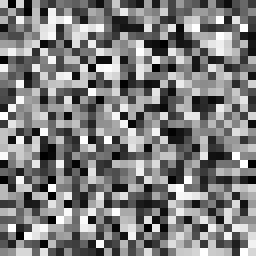
%> input picture randomImage32.bmp, 32 x 32 px (shown 8 times larger)
$ octave verifycode5by5.m   (GNU Octave 9; MATLAB toolbox functions it lacks are replaced by stand-ins)
%> lines starting %> are read from the running program, lines starting %| are printed output that depends on the picture

format('short');


%defined the input
input_1=imread('H:\picture\face\randomImage32.bmp');
%> input_1 is the input picture: size 32x32x3 uint8; min 0, max 255, mean 125.4
input=double(input_1(:,:,1));
%%%%%%%%%%%%%%%%%%%

%d creat result matrix
result = rand(64,64);
w=64 ;  % result width
%%%%%%%%%%%%%%%%%%%


%computation
for i=1:1:w
        if i==1
                for j=1:1:w
                    if j==1
                            result(i,j)=pe1(0,0,0,0,input(1,1),input(1,2),0,input(2,1),input(2,2));
                    elseif j==(w-1)
                            result(i,j)=pe1(0,0,0,input(1,(j+1)/2-1),input(1,(j+1)/2),0,input(2,(j+1)/2-1),input(2,(j+1)/2),0);
                    elseif j==w
                            result(i,j)=pe2(0,0,input(1,j/2),0,input(2,j/2),0);
                    elseif j>1 && mod(j,2)==0
                            result(i,j)=pe2(0,0,input(1,j/2),input(1,j/2+1),input(2,j/2),input(2,j/2+1));
                    elseif j>1 && mod(j,2)==1
                            result(i,j)=pe1(0,0,0,input(1,(j+1)/2-1),input(1,(j+1)/2),input(1,(j+1)/2+1),input(2,(j+1)/2-1),input(2,(j+1)/2),input(2,(j+1)/2+1));
                    end
                end
        elseif i==w-1
                for j=1:1:w
                        if j==1
                            result(i,j)=pe1(0,input((i+1)/2-1,1),input((i+1)/2-1,2),0,input((i+1)/2,1),input((i+1)/2,2),0,0,0);
                        elseif j==w-1
                            result(i,j)=pe1(input((i+1)/2-1,(j+1)/2-1),input((i+1)/2-1,(j+1)/2),0,input((i+1)/2,(j+1)/2-1),input((i+1)/2,(j+1)/2),0,0,0,0);
                        elseif j==w
                            result(i,j)=pe2(input((i+1)/2-1,j/2),0,input((i+1)/2,j/2),0,0,0);
                        elseif j>1 && mod(j,2)==0
                            result(i,j)=pe2(input((i+1)/2-1,j/2),input((i+1)/2-1,j/2+1),input((i+1)/2,j/2),input((i+1)/2,j/2+1),0,0);
                        elseif j>1 && mod(j,2)==1
                            result(i,j)=pe1(input((i+1)/2-1,(j+1)/2-1),input((i+1)/2-1,(j+1)/2),input((i+1)/2-1,(j+1)/2+1),input((i+1)/2,(j+1)/2-1),input((i+1)/2,(j+1)/2),input((i+1)/2,(j+1)/2+1),0,0,0);
                        end
                end
        elseif i==w
                for j=1:1:w
                    if j==1
                            result(i,j)=pe3(0,input(i/2,1),input(i/2,2),0,0,0);
                    elseif j==w-1
                            result(i,j)=pe3(input(i/2,(j+1)/2-1),input(i/2,(j+1)/2),0,0,0,0);
                    elseif j==w
                            result(i,j)=pe4(input(i/2,j/2),0,0,0);
                    elseif j>1 && mod(j,2)==0
                            result(i,j)=pe4(input(i/2,j/2),input(i/2,j/2+1),0,0);
                    elseif j>1 && mod(j,2)==1
                            result(i,j)=pe3(input(i/2,(j+1)/2-1),input(i/2,(j+1)/2),input(i/2,(j+1)/2+1),0,0,0);
                    end
                end
        elseif i>1 && mod(i,2)==0
                for j=1:1:w
                    if j==1
                            result(i,j)=pe3(0,input(i/2,1),input(i/2,2),0,input(i/2+1,1),input(i/2+1,2));
                    elseif j==w-1
                            result(i,j)=pe3(input(i/2,(j+1)/2-1),input(i/2,(j+1)/2),0,input(i/2+1,(j+1)/2-1),input(i/2+1,(j+1)/2),0);
                    elseif j==w
                            result(i,j)=pe4(input(i/2,j/2),0,input(i/2+1,j/2),0);
                    elseif j>1 && mod(j,2)==0
                            result(i,j)=pe4(input(i/2,j/2),input(i/2,j/2+1),input(i/2+1,j/2),input(i/2+1,j/2+1));
                    elseif j>1 && mod(j,2)==1
                            result(i,j)=pe3(input(i/2,(j+1)/2-1),input(i/2,(j+1)/2),input(i/2,(j+1)/2+1),input(i/2+1,(j+1)/2-1),input(i/2+1,(j+1)/2),input(i/2+1,(j+1)/2+1));
                    end
                end
         elseif i>1 && mod(i,2)==1
                for j=1:1:w
                        if j==1
                            result(i,j)=pe1(0,input((i+1)/2-1,1),input((i+1)/2-1,2),0,input((i+1)/2,1),input((i+1)/2,2),0,input((i+1)/2+1,1),input((i+1)/2+1,2));
                        elseif j==w-1
                            result(i,j)=pe1(input((i+1)/2-1,(j+1)/2-1),input((i+1)/2-1,(j+1)/2),0,input((i+1)/2,(j+1)/2-1),input((i+1)/2,(j+1)/2),0,input((i+1)/2+1,(j+1)/2-1),input((i+1)/2+1,(j+1)/2),0);
                        elseif j==w
                            result(i,j)=pe2(input((i+1)/2-1,j/2),0,input((i+1)/2,j/2),0,input((i+1)/2+1,j/2),0);
                        elseif j>1 && mod(j,2)==0
                            result(i,j)=pe2(input((i+1)/2-1,j/2),input((i+1)/2-1,j/2+1),input((i+1)/2,j/2),input((i+1)/2,j/2+1),input((i+1)/2+1,j/2),input((i+1)/2+1,j/2+1));
                        elseif j>1 && mod(j,2)==1
                            result(i,j)=pe1(input((i+1)/2-1,(j+1)/2-1),input((i+1)/2-1,(j+1)/2),input((i+1)/2-1,(j+1)/2+1),input((i+1)/2,(j+1)/2-1),input((i+1)/2,(j+1)/2),input((i+1)/2,(j+1)/2+1),input((i+1)/2+1,(j+1)/2-1),input((i+1)/2+1,(j+1)/2),input((i+1)/2+1,(j+1)/2+1));
                        end
                end
        end
end
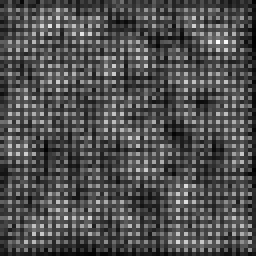
%> result: size 64x64 double (shown 4 times larger); min 28423, max 2340714, mean 744167.5; drawn with min black and max white
%%%%%%%%%%%%%%%%%%%

%%%%%%%%%%%%%%%%%%%  extend image
ectend_im=rand(68,68);
i_src=1;
j_src=1;
for j=1:68
   for i=1:68
       ectend_im(i,j)=0;
   end
end
for j=3:2:65

   for i=3:2:65
       ectend_im(i,j)=input(i_src,j_src);
       i_src=i_src+1;

   end
   j_src=j_src+1;
   i_src=1;
end
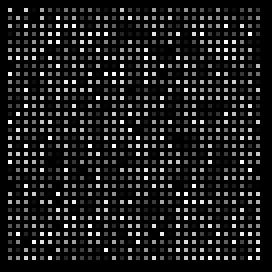
%> ectend_im: size 68x68 double (shown 4 times larger); min 0, max 255, mean 27.8
%> after the loop, j_src = 33

%%%%%%%%%%%%%%%%%%%%
k5_1=[0.3337559,0.9601080,0.58529107,0.1752709,0.5335508;
    0.4908880,0.6123945,0.2637595,0.7209398,0.6351042;
    0.2253839,0.3535834,0.5837172,0.1185988,0.9574030;
    0.7640113,0.2084628,0.03690647,0.4767907,0.2430356;
    0.4047918,0.07671536,0.8965142,0.7426966,0.6288385];

k5_2=[0.32472357,0.49766937,0.7179508,0.36809376,0.37602708;
    0.6708246,0.5465848,0.73040485,0.74279296,0.69488674;
    0.43003333,0.49754766,0.7543376,0.3721336,0.50353473;
    0.62220645,0.20782448,0.7216198,0.31841174,0.33199382;
    0.5266644,0.6538245,0.6767199,0.1349497,0.43830177];


k5_3=[0.18728149,0.32240462,0.52116907,0.6616572,0.37523922;
    0.52034175,0.65139055,0.30861047,0.6860085,0.17061643;
    0.44493514,0.6103205,0.24159689,0.3325804,0.24146505;
    0.1982769,0.50561666,0.41104487,0.39173868,0.7685566;
    0.7049747,0.78133786,0.4827651,0.66265166,0.4202156];


k5_4=[-0.5082502,0.43726194,-0.60172296,0.2166621,-0.34238118;
    -0.16574912,0.30523908,0.10099383,0.5604663,0.10574419;
    -0.2743001,0.27375165,-0.7012087,0.17278147,-0.14555337;
    -0.05479549,0.36990842,0.15466414,0.34556758,-0.01668373;
    -0.55698955,0.46784526,-0.7068811,0.13075468,-0.47714347];

pic_dst_0=conv2(ectend_im,k5_1,'valid');
%%%%%%%%%%%%%%%%%%%%

F_result=(result)/2048;
compare=pic_dst_0-F_result;
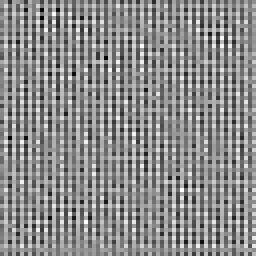
%> compare: size 64x64 double (shown 4 times larger); min -0.183, max 0.135, mean -0.00872; drawn with min black and max white
b1=reshape(compare,1,4096);
%> b1 = 4096 values, max 0.135 at index 2928, min -0.183 at index 1679, mean -0.00872
MSE_1 = sum(sum((b1).^2))/(4096);
%> MSE_1 = 0.00395
RMSe1 = sqrt(MSE_1);
%> RMSe1 = 0.0628
PSNR_1 = psnr(pic_dst_0,F_result,511);
%> PSNR_1 = 78.21
%%%%%%%%%%%%%%%%%%%%


%%%% four PE %%%%
function result1 = pe1(din1,din2,din3,din4,din5,din6,din7,din8,din9)
% 12-bit kernel value
k5=[1288,1521,1836,157,829;
    498,976,76,427,1565;
    1961,243,1195,724,462;
    1301,1476,540,1254,1005;
    1093,359,1199,1966,684];

    result1 = k5(1,1)*din1+k5(1,3)*din2+k5(1,5)*din3+k5(3,1)*din4+k5(3,3)*din5+k5(3,5)*din6+k5(5,1)*din7+k5(5,3)*din8+k5(5,5)*din9;
end

function result2 = pe2(din1,din2,din3,din4,din5,din6)
% 12-bit kernel value
k5=[1288,1521,1836,157,829;
    498,976,76,427,1565;
    1961,243,1195,724,462;
    1301,1476,540,1254,1005;
    1093,359,1199,1966,684];

    result2 = k5(1,2)*din1+k5(1,4)*din2+k5(3,2)*din3+k5(3,4)*din4+k5(5,2)*din5+k5(5,4)*din6;
end

function result3 = pe3(din1,din2,din3,din4,din5,din6)
% 12-bit kernel value
k5=[1288,1521,1836,157,829;
    498,976,76,427,1565;
    1961,243,1195,724,462;
    1301,1476,540,1254,1005;
    1093,359,1199,1966,684];

    result3 = k5(2,1)*din1+k5(2,3)*din2+k5(2,5)*din3+k5(4,1)*din4+k5(4,3)*din5+k5(4,5)*din6;
end

function result4 = pe4(din1,din2,din3,din4)
% 12-bit kernel value
k5=[1288,1521,1836,157,829;
    498,976,76,427,1565;
    1961,243,1195,724,462;
    1301,1476,540,1254,1005;
    1093,359,1199,1966,684];

    result4 = k5(2,2)*din1+k5(2,4)*din2+k5(4,2)*din3+k5(4,4)*din4;
end

$ run again, with randomImage128.bmp copied over randomImage32.bmp
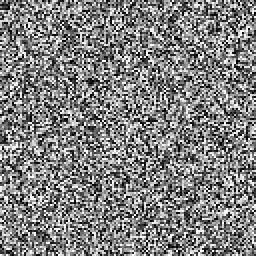
%> input picture randomImage128.bmp, 128 x 128 px (shown 2 times larger)
%> input_1 is the input picture: size 128x128x3 uint8; min 0, max 255, mean 128.2
%> after the loop `for j=3:2:65`:
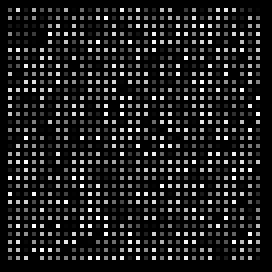
%> ectend_im: size 68x68 double (shown 4 times larger); min 0, max 255, mean 29.1
%> after the loop `for j=3:2:65`: j_src = 33
%> `compare=pic_dst_0-F_result;`:
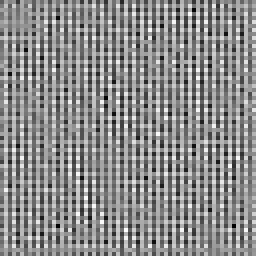
%> compare: size 64x64 double (shown 4 times larger); min -0.182, max 0.134, mean -0.00917; drawn with min black and max white
%> b1 = 4096 values, max 0.134 at index 2042, min -0.182 at index 3769, mean -0.00917
%> MSE_1 = 0.00432
%> RMSe1 = 0.0657
%> PSNR_1 = 77.81
